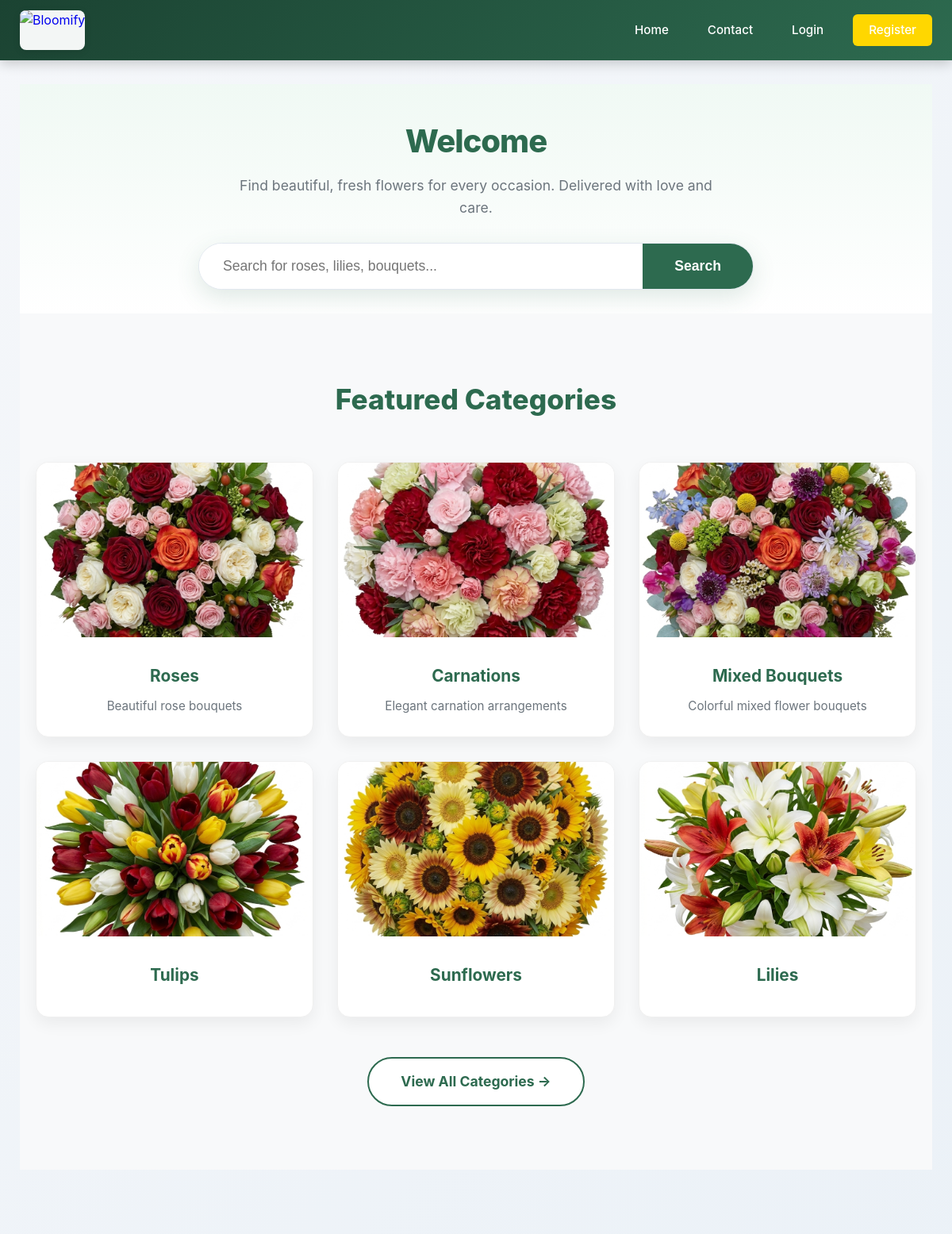
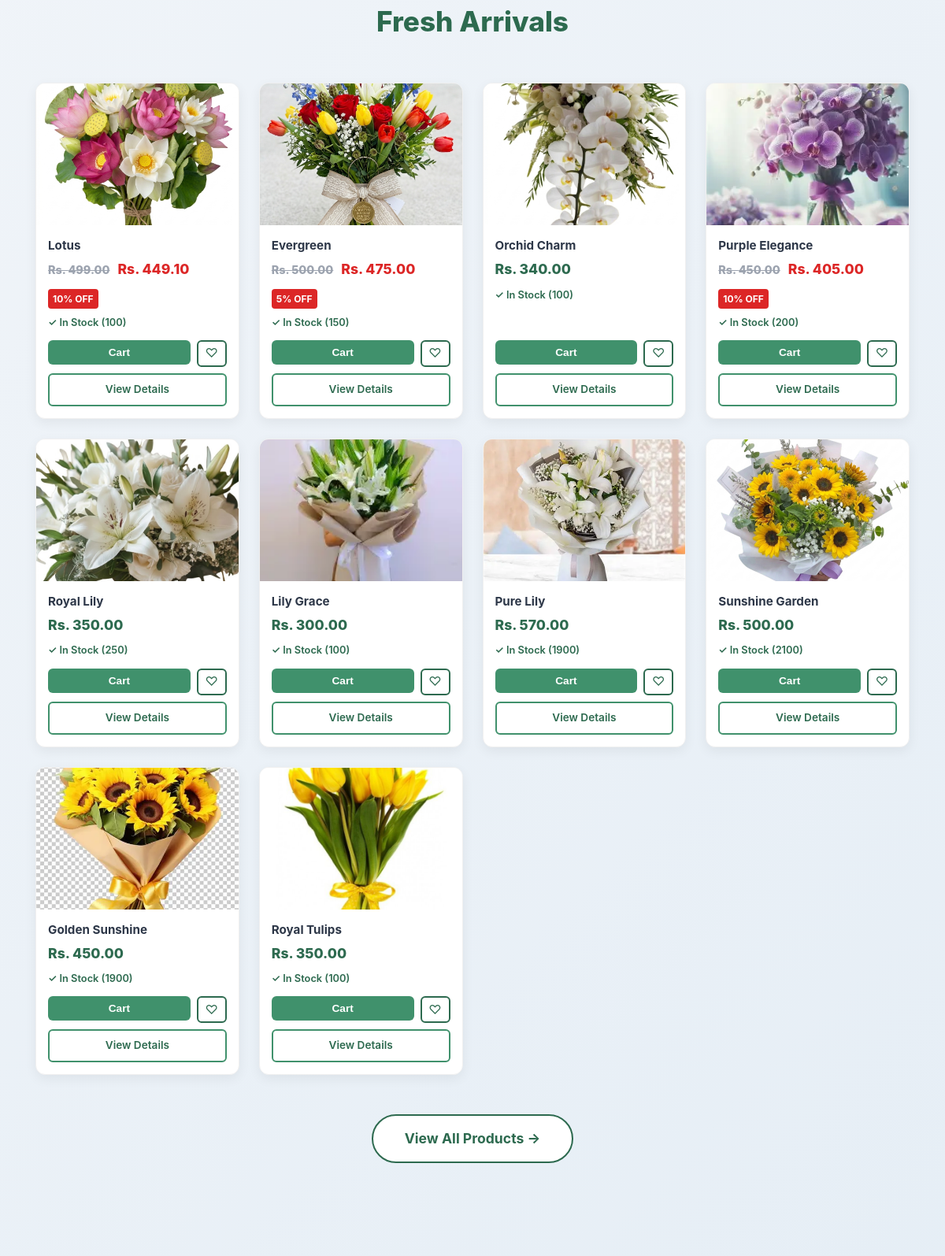
The page / (upper part) on the database its author committed (2 pictures, top to bottom).
### tables this page shows
CREATE TABLE `categories` (
  `id` int(11) NOT NULL,
  `name` varchar(100) NOT NULL,
  `description` text DEFAULT NULL,
  `image` varchar(255) DEFAULT NULL,
  `created_at` timestamp NOT NULL DEFAULT current_timestamp()
);

CREATE TABLE `products` (
  `id` int(11) NOT NULL,
  `category_id` int(11) DEFAULT NULL,
  `name` varchar(200) NOT NULL,
  `description` text DEFAULT NULL,
  `price` decimal(10,2) NOT NULL,
  `discount_percentage` int(11) DEFAULT 0 CHECK (`discount_percentage` >= 0 and `discount_percentage` <= 100),
  `stock` int(11) NOT NULL DEFAULT 0,
  `stock_quantity` int(11) DEFAULT 0,
  `image` varchar(255) DEFAULT NULL,
  `status` enum('active','inactive') DEFAULT 'active',
  `created_at` timestamp NOT NULL DEFAULT current_timestamp(),
  `updated_at` timestamp NOT NULL DEFAULT current_timestamp() ON UPDATE current_timestamp()
);

### includes/functions.php (called while the page is built, shortened)
<?php
function isLoggedIn() {
    return isset($_SESSION['user_id']);
}
?>

### index.php (the view, shortened to what this page needs)
<?php
require_once __DIR__ . '/includes/header.php';
$cat_sql = "SELECT id, name, image, description FROM categories ORDER BY id ASC LIMIT 6";
$categories = $conn->query($cat_sql);
$prod_sql = "SELECT id, name, price, discount_percentage, stock, stock_quantity, image, status, category_id FROM products WHERE status = 'active' ORDER BY id DESC LIMIT 10";
$products = $conn->query($prod_sql);
$has_products = ($products && $products->num_rows > 0);
$has_categories = ($categories && $categories->num_rows > 0);
?>
<div class="hero-section">
    <h1 class="hero-title">Welcome<?php echo isLoggedIn() ? ', ' . htmlspecialchars($_SESSION['user_name']) : ''; ?> </h1>
    <p class="hero-subtitle">Find beautiful, fresh flowers for every occasion. Delivered with love and care.</p>
    <div class="search-container">
        <form action="products.php" method="GET" class="search-form">
            <input type="text" name="search" placeholder="Search for roses, lilies, bouquets..." class="search-input" required>
            <button type="submit" class="search-btn">Search</button>
        </form>
    </div>
</div>
<div class="categories-section">
    <h2 class="section-title">Featured Categories</h2>
    <div class="category-grid">
        <?php if ($has_categories): ?>
            <?php while ($cat = $categories->fetch_assoc()): ?>
                <a href="products.php?category=<?php echo $cat['id']; ?>" class="category-card">
                    <?php
                    $cat_image = !empty($cat['image']) ? $cat['image'] : '';
                    $colors = ['e8f5e9', 'fff3e0', 'fce4ec', 'e3f2fd', 'f3e5f5'];
                    $placeholder_color = $colors[array_rand($colors)];
                    $img_src = !empty($cat_image) ? SITE_URL . '/assets/images/' . htmlspecialchars($cat_image) : 'https://via.placeholder.com/400x300/' . $placeholder_color . '/2d6a4f?text=' . urlencode($cat['name']);
                    ?>
                    <img src="<?php echo $img_src; ?>" alt="<?php echo htmlspecialchars($cat['name']); ?>" class="category-img">
                    <div class="category-info">
                        <h3 class="category-name"><?php echo htmlspecialchars($cat['name']); ?></h3>
                        <?php if (!empty($cat['description'])): ?>
                            <p class="category-desc"><?php echo htmlspecialchars(substr($cat['description'], 0, 80)) . (strlen($cat['description']) > 80 ? '...' : ''); ?></p>
                        <?php endif; ?>
                    </div>
                </a>
            <?php endwhile; ?>
        <?php else: ?>
            <p style="text-align: center; grid-column: 1/-1; color: #6c757d; font-size: 1.1rem;">No categories available yet. Check back soon!</p>
        <?php endif; ?>
    </div>
    <?php if ($has_categories): ?>
        <a href="categories.php" class="btn-view-all">View All Categories →</a>
    <?php endif; ?>
</div>
<div class="products-section">
    <h2 class="section-title">Fresh Arrivals </h2>
    <div class="product-grid-spacious">
        <?php if ($has_products): ?>
            <?php while ($product = $products->fetch_assoc()): ?>
                <div class="product-card-spacious">
                    <div class="product-img-placeholder">
                        <?php if (!empty($product['image'])): ?>
                            <img src="<?php echo SITE_URL; ?>/assets/images/<?php echo htmlspecialchars($product['image']); ?>" alt="<?php echo htmlspecialchars($product['name']); ?>" onerror="this.parentElement.innerHTML='🌸'">
                        <?php else: ?>
                            🌸
                        <?php endif; ?>
                    </div>
                    <div class="product-info-spacious">
                        <h3 class="product-name-spacious"><?php echo htmlspecialchars($product['name']); ?></h3>
                        <div class="product-price-spacious">
                            <?php
                            $original_price = $product['price'];
                            $discount = (int)($product['discount_percentage'] ?? 0);
                            $discounted_price = $original_price - ($original_price * $discount / 100);
                            ?>
                            <?php if ($discount > 0): ?>
                                <div style="display: flex; align-items: center; gap: 10px; flex-wrap: wrap;">
                                    <span style="text-decoration: line-through; color: #9ca3af; font-size: 0.9rem;">Rs. <?php echo number_format($original_price, 2); ?></span>
                                    <span style="color: #dc2626; font-weight: 800; font-size: 1.1rem;">Rs. <?php echo number_format($discounted_price, 2); ?></span>
                                    <span style="background: #dc2626; color: white; padding: 3px 6px; border-radius: 4px; font-size: 0.75rem; font-weight: 700;"><?php echo $discount; ?>% OFF</span>
                                </div>
                            <?php else: ?>
                                <span style="color: #2d6a4f; font-weight: 800; font-size: 1.1rem;">Rs. <?php echo number_format($original_price, 2); ?></span>
                            <?php endif; ?>
                        </div>
                        <div class="product-stock-spacious">
                            <?php
                            $stock_qty = (int)($product['stock'] ?? $product['stock_quantity'] ?? 0);
                            if ($stock_qty > 0): ?>
                                <span style="color: #2d6a4f; font-weight: 600;">✓ In Stock (<?php echo $stock_qty; ?>)</span>
                            <?php else: ?>
                                <span style="color: #d90429; font-weight: 600;">✕ Out of Stock</span>
                            <?php endif; ?>
                        </div>
                        <div style="display: flex; flex-direction: column; gap: 8px; margin-top: auto;">
                            <div style="display: flex; gap: 8px;">
                                <form method="POST" action="add-to-cart.php" style="flex: 1; margin: 0;">
                                    <button type="submit" name="add_to_cart" style="width: 100%; padding: 8px; background: #40916c; color: white; border: none; border-radius: 6px; font-weight: 600; cursor: pointer; font-size: 0.85rem;">Cart</button>
                                </form>
                                <?php if (isLoggedIn()): ?>
                                    <?php
                                    $check_sql = "SELECT id FROM wishlist WHERE user_id = ? AND product_id = ?";
                                    $check_stmt = $conn->prepare($check_sql);
                                    $check_stmt->bind_param("ii", $_SESSION['user_id'], $product['id']);
                                    $check_stmt->execute();
                                    $in_wishlist = $check_stmt->get_result()->num_rows > 0;
                                    ?>
                                    <form method="POST" action="wishlist-action.php" style="margin: 0;">
                                        <input type="hidden" name="product_id" value="<?php echo $product['id']; ?>">
                                        <input type="hidden" name="action" value="<?php echo $in_wishlist ? 'remove' : 'add'; ?>">
                                        <button type="submit" style="width: 38px; height: 34px; background: <?php echo $in_wishlist ? '#fee2e2' : 'white'; ?>; color: <?php echo $in_wishlist ? '#d90429' : '#2d6a4f'; ?>; border: 2px solid <?php echo $in_wishlist ? '#d90429' : '#2d6a4f'; ?>; border-radius: 6px; cursor: pointer; font-size: 1rem; display: flex; align-items: center; justify-content: center; transition: all 0.3s;">
                                            <?php echo $in_wishlist ? '❤️' : '♡'; ?>
                                        </button>
                                    </form>
                                <?php else: ?>
                                    <a href="login.php" style="width: 38px; height: 34px; background: white; color: #2d6a4f; border: 2px solid #2d6a4f; border-radius: 6px; display: flex; align-items: center; justify-content: center; font-size: 1rem; text-decoration: none;">♡</a>
                                <?php endif; ?>
                            </div>
                            <a href="product-details.php?id=<?php echo $product['id']; ?>" style="width: 100%; padding: 8px; background: white; color: #2d6a4f; border: 2px solid #40916c; border-radius: 6px; font-weight: 600; text-align: center; text-decoration: none; font-size: 0.85rem; display: block; box-sizing: border-box;">View Details</a>
                        </div>
                    </div>
                </div>
            <?php endwhile; ?>
        <?php else: ?>
            <p style="text-align: center; grid-column: 1/-1; color: #6c757d; padding: 40px; font-size: 1.1rem;">No products available yet.</p>
        <?php endif; ?>
    </div>
    <?php if ($has_products): ?>
        <a href="products.php" class="btn-view-all">View All Products →</a>
    <?php endif; ?>
</div>
<?php require_once __DIR__ . '/includes/footer.php'; ?>

### assets/css/style.css (style rules this page uses)
* { margin: 0; padding: 0; box-sizing: border-box; }
body { font-family: 'Inter', 'Segoe UI', system-ui, sans-serif; background: linear-gradient(135deg, #f5f7fa 0%, #e4edf5 100%); color: #2d3748; line-height: 1.6; min-height: 100vh; display: flex; flex-direction: column; }

### index.php (style rules this page uses)
.hero-section { padding: 40px 20px 30px; text-align: center; background: linear-gradient(to bottom, #f0f9f4, #ffffff); }
.hero-title { font-size: 2.5rem; color: #2d6a4f; font-weight: 800; margin-bottom: 10px; letter-spacing: -1px; }
.hero-subtitle { font-size: 1.1rem; color: #6c757d; margin-bottom: 30px; max-width: 600px; margin-left: auto; margin-right: auto; }
.search-container { max-width: 700px; margin: 0 auto; }
.search-form { display: flex; box-shadow: 0 10px 30px rgba(45, 106, 79, 0.15); border-radius: 50px; overflow: hidden; background: white; border: 1px solid #e2e8f0; }
.search-input { flex: 1; padding: 18px 30px; border: none; font-size: 1.1rem; outline: none; }
.search-btn { background: #2d6a4f; color: white; border: none; padding: 18px 40px; cursor: pointer; font-weight: 700; font-size: 1.1rem; transition: background 0.3s; }
.categories-section { padding: 80px 20px; background: #f8f9fa; }
.section-title { text-align: center; color: #2d6a4f; font-size: 2.2rem; font-weight: 800; margin-bottom: 50px; }
.category-grid { display: grid; grid-template-columns: repeat(auto-fit, minmax(260px, 1fr)); gap: 30px; max-width: 1200px; margin: 0 auto; }
.category-card { background: white; border-radius: 16px; overflow: hidden; box-shadow: 0 8px 20px rgba(0, 0, 0, 0.06); transition: transform 0.3s, box-shadow 0.3s; text-decoration: none; color: inherit; border: 1px solid #f0f0f0; }
.category-img { width: 100%; height: 220px; object-fit: cover; transition: transform 0.5s; }
.category-info { padding: 25px; text-align: center; }
.category-name { font-size: 1.3rem; font-weight: 700; color: #2d6a4f; margin-bottom: 10px; }
.category-desc { color: #6c757d; font-size: 0.95rem; line-height: 1.6; margin: 0; }
.products-section { padding: 80px 20px; max-width: 1400px; margin: 0 auto; }
.product-grid-spacious { display: grid; grid-template-columns: repeat(5, 1fr); gap: 25px; }
@media (max-width: 1200px) { .product-grid-spacious { grid-template-columns: repeat(4, 1fr); } }
.product-card-spacious { background: white; border-radius: 12px; overflow: hidden; box-shadow: 0 5px 15px rgba(0, 0, 0, 0.06); transition: transform 0.3s, box-shadow 0.3s; display: flex; flex-direction: column; border: 1px solid #f0f0f0; }
.product-img-placeholder { height: 180px; background: linear-gradient(135deg, #f5f7fa 0%, #e4edf5 100%); display: flex; align-items: center; justify-content: center; font-size: 3.5rem; color: #40916c; overflow: hidden; }
.product-img-placeholder img { width: 100%; height: 100%; object-fit: cover; transition: transform 0.5s; }
.product-info-spacious { padding: 15px; flex: 1; display: flex; flex-direction: column; }
.product-name-spacious { font-size: 0.95rem; font-weight: 700; color: #2d3748; margin-bottom: 6px; line-height: 1.4; }
.product-price-spacious { font-size: 1.1rem; color: #2d6a4f; font-weight: 800; margin-bottom: 8px; }
.product-stock-spacious { font-size: 0.8rem; color: #6c757d; margin-bottom: 12px; }
.btn-view-all { display: block; width: fit-content; margin: 50px auto 0; padding: 15px 40px; background: white; color: #2d6a4f; border: 2px solid #2d6a4f; border-radius: 50px; text-decoration: none; font-weight: 700; font-size: 1.1rem; transition: all 0.3s; }

### rows shown on the page
categories: image (picture), name "Roses", description "Beautiful rose bouquets"
categories: image (picture), name "Carnations", description "Elegant carnation arrangements"
categories: image (picture), name "Mixed Bouquets", description "Colorful mixed flower bouquets"
categories: image (picture), name "Tulips"
categories: image (picture), name "Sunflowers"
categories: image (picture), name "Lilies"
products: image (picture), name "Lotus", price "499.00", discounted_price "449.10", discount_percentage "10", stock "100"
products: image (picture), name "Evergreen", price "500.00", discounted_price "475.00", discount_percentage "5", stock "150"
products: image (picture), name "Orchid Charm", price "340.00", stock "100"
products: image (picture), name "Purple Elegance", price "450.00", discounted_price "405.00", discount_percentage "10", stock "200"
products: image (picture), name "Royal Lily", price "350.00", stock "250"
products: image (picture), name "Lily Grace", price "300.00", stock "100"
products: image (picture), name "Pure Lily", price "570.00", stock "1900"
products: image (picture), name "Sunshine Garden", price "500.00", stock "2100"
products: image (picture), name "Golden Sunshine", price "450.00", stock "1900"
products: image (picture), name "Royal Tulips", price "350.00", stock "100", $product['id'] 10 (drawn)
